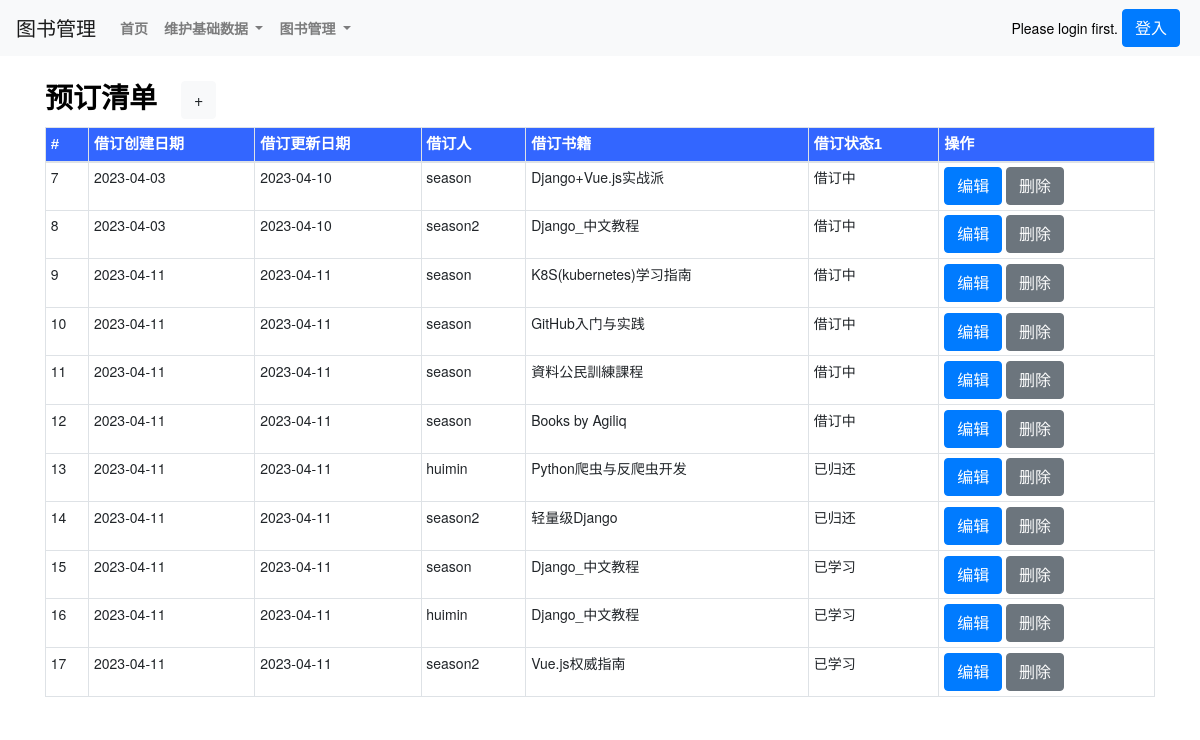
Page /theBorrowlist_user/ on the earlier database version.
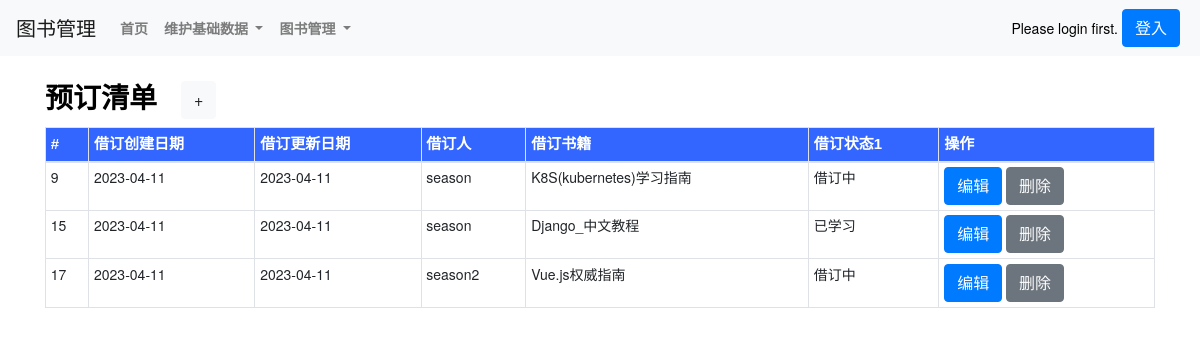
Same page on the later database version.
### book/models.py (models this page shows, shortened)
class theBorrow(models.Model):
    boid = models.AutoField(primary_key=True)
    theBorrow_add_datetime = models.DateTimeField(max_length=500,verbose_name=('创建日期'),auto_now_add=True)
    theBorrow_update_datetime = models.DateTimeField(max_length=500,verbose_name=('修改日期'),auto_now=True)
    theBorrow_theUser = models.ForeignKey(User,on_delete=models.CASCADE) #related_name='borrow_theUser',
    theBorrow_theBook = models.ForeignKey(theBook,on_delete=models.CASCADE)  #,related_name='borrow_theBook'
    theBorrow_duration = models.IntegerField(verbose_name=('借订天数'),blank=True, null=True,)
    theBorrow_status1 = models.CharField(max_length=500, choices=THEBORROWSTATUS_TYPE, verbose_name=('借订状态1'))
    theBorrow_status2 = models.CharField(max_length=500,verbose_name=('借订状态2'),blank=True, null=True,)
    theBorrow_status3 = models.CharField(max_length=500,verbose_name=('借订状态3'),blank=True, null=True,)
    class Meta:
        verbose_name = ('借订')
        verbose_name_plural = ('借订')
        unique_together = [['theBorrow_theUser','theBorrow_theBook']] # 联合唯一

class User(AbstractUser):
    dept = models.CharField(max_length=500,verbose_name=('部门'),blank=True, null=True,)
    age = models.IntegerField(verbose_name=('年龄'),blank=True, null=True,)
    mobilenumber = models.CharField(max_length=500,verbose_name=('电话号码'),blank=True, null=True,)
    role = models.CharField(max_length=500,verbose_name=('角色'),blank=True, null=True,)
    theUser_status1 = models.CharField(max_length=500,verbose_name=('用户状态1'),choices=THEUSERSTATUS_TYPE,default='active')
    field1 = models.CharField(max_length=500,verbose_name=('属性1'),blank=True, null=True,)
    field2 = models.CharField(max_length=500,verbose_name=('属性2'),blank=True, null=True,)
    field3 = models.CharField(max_length=500,verbose_name=('属性3'),blank=True, null=True,)
    field4 = models.CharField(max_length=500,verbose_name=('属性4'),blank=True, null=True,)
    class Meta(AbstractUser.Meta):
        swappable = 'AUTH_USER_MODEL'

class theBook(models.Model):
    bid = models.AutoField(primary_key=True)
    theBook_name = models.CharField(max_length=500,verbose_name=('图书名称'),)
    theBook_location = models.ForeignKey(location,blank=True, null=True, on_delete=models.CASCADE,related_name='Book_location')
    theBook_type = models.CharField(max_length=500, verbose_name=('电子书/纸质书'),choices=THEBOOK_TYPE,)
    theBook_category = models.ForeignKey(category,blank=True, null=True, on_delete=models.CASCADE,related_name='Book_category')
    theBook_logo = models.ImageField(max_length=500, verbose_name=('图书照片1'),upload_to='images/')
    theBook_attachment = models.FileField(max_length=10000,verbose_name=('图书附件(备用)'),blank=True, null=True,upload_to='file')
    theBook_status1 = models.CharField(max_length=500,verbose_name=('图书状态1'),choices=THESTATUS_TYPE,)
    theBook_status2 = models.CharField(max_length=500,verbose_name=('图书状态2(备用)'),blank=True, null=True,)
    theBook_status3 = models.CharField(max_length=500,verbose_name=('图书状态3(备用)'),blank=True, null=True,)
    theBook_id = models.CharField(max_length=500,verbose_name=('图书编号(备用)'),blank=True, null=True,)
    theBook_information1 = models.TextField(max_length=10000,verbose_name=('图书信息1'),blank=True, null=True,)
    theBook_information2 = models.TextField(max_length=10000,verbose_name=('图书信息2(备用)'),blank=True, null=True,)
    theBook_information3 = models.TextField(max_length=10000,verbose_name=('图书信息3(备用)'),blank=True, null=True,)
    theBook_information4 = models.TextField(max_length=10000,verbose_name=('图书信息4(备用)'),blank=True, null=True,)
    theBook_information5 = models.TextField(max_length=10000,verbose_name=('图书信息5(备用)'),blank=True, null=True,)
    class Meta:
        verbose_name = ('图书')
        verbose_name_plural = ('图书')
        ordering = ['theBook_category'] # 返回值排序
    def __str__(self):
        return str(self.theBook_name)

### book/views.py (the view)
# urls.py: path('theBorrowlist_user/', views.theBorrowlist_user, name='theBorrowlist_user'),
def theBorrowlist_user(request):
    theBorrowlist = theBorrow.objects.all()
    AddForm = theBorrowModalAddForm()
    ShowForm = theBorrowModalShowForm()
    context = {
        'theBorrowlist':theBorrowlist,
        'AddForm':AddForm,
        'ShowForm':ShowForm,
    }
    return render(request,'theBorrowlist_user.html',context)

### templates/theBorrowlist_user.html (shortened to what this page needs)
{% extends 'base.html' %}
{% load static %}
{% block body_block %}
<div class="container" id='app'>
    <div class="row py-4 align-items-center">
        <div class="col-lg-12 col-md-12 mt-0 table-responsive"  style="background-color: #fff;">
            <h3 class="font-weight-bold">预订清单<button class="ml-4 btn btn-light btnAdd">+</button></h3>
            <table class="table table-striped table-sm table-bordered ">
                <thead>
                    <tr style="color:White;background-color:#3366FF;font-family:微軟正黑體,Tahoma,Arial,微軟雅黑體;font-size:15px;">
                        <th scope="col">#</th>
                        <th scope="col">借订创建日期</th>
                        <th scope="col">借订更新日期</th>
                        <th scope="col">借订人</th>
                        <th scope="col">借订书籍</th>
                        <th scope="col">借订状态1</th>
                        <th scope="col">操作</th>
                    </tr>
                </thead>
                {% for theBorrow in theBorrowlist %}
                    <td>{{ theBorrow.boid }}</td>
                    <td>{{ theBorrow.theBorrow_add_datetime|date:"Y-m-d" }}</td>
                    <td>{{ theBorrow.theBorrow_update_datetime|date:"Y-m-d" }}</td>
                    <td>{{ theBorrow.theBorrow_theUser }}</td>
                    <td>{{ theBorrow.theBorrow_theBook }}</td>
                    <td>{{ theBorrow.theBorrow_status1 }}</td>
                    <td>
                        <button type="button" class="btn btn-primary btnEdit"  boid="{{ theBorrow.boid }}">编辑</button>
                        <button type="button" class="btn btn-secondary btnDelete"  boid="{{ theBorrow.boid }}">删除</button>
                    </td>
                {% endfor %}
            </table>
        </div>
    </div>
</div>
<br>
<br>
<br>
<br>
<br>
{% endblock %}

Differences in the rows shown:
removed theBorrow: boid "7", theBorrow_add_datetime "2023-04-03", theBorrow_update_datetime "2023-04-10", theBorrow_theUser "season", theBorrow_theBook "Django+Vue.js实战派", theBorrow_status1 "借订中"
removed theBorrow: boid "8", theBorrow_add_datetime "2023-04-03", theBorrow_update_datetime "2023-04-10", theBorrow_theUser "season2", theBorrow_theBook "Django_中文教程", theBorrow_status1 "借订中"
removed theBorrow: boid "10", theBorrow_add_datetime "2023-04-11", theBorrow_update_datetime "2023-04-11", theBorrow_theUser "season", theBorrow_theBook "GitHub入门与实践", theBorrow_status1 "借订中"
removed theBorrow: boid "11", theBorrow_add_datetime "2023-04-11", theBorrow_update_datetime "2023-04-11", theBorrow_theUser "season", theBorrow_theBook "資料公民訓練課程", theBorrow_status1 "借订中"
removed theBorrow: boid "12", theBorrow_add_datetime "2023-04-11", theBorrow_update_datetime "2023-04-11", theBorrow_theUser "season", theBorrow_theBook "Books by Agiliq", theBorrow_status1 "借订中"
removed theBorrow: boid "13", theBorrow_add_datetime "2023-04-11", theBorrow_update_datetime "2023-04-11", theBorrow_theUser "huimin", theBorrow_theBook "Python爬虫与反爬虫开发", theBorrow_status1 "已归还"
removed theBorrow: boid "14", theBorrow_add_datetime "2023-04-11", theBorrow_update_datetime "2023-04-11", theBorrow_theUser "season2", theBorrow_theBook "轻量级Django", theBorrow_status1 "已归还"
removed theBorrow: boid "16", theBorrow_add_datetime "2023-04-11", theBorrow_update_datetime "2023-04-11", theBorrow_theUser "huimin", theBorrow_theBook "Django_中文教程", theBorrow_status1 "已学习"
changed theBorrow "season2": theBorrow_status1 "已学习" → "借订中"
